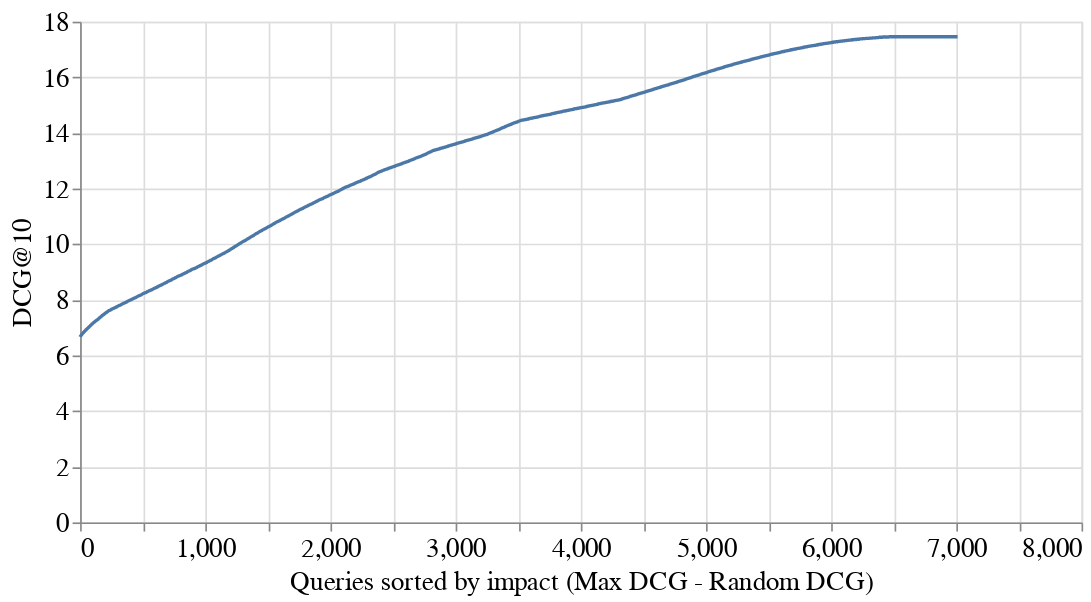

Here is the notebook cell this chart was saved with:
### Code cell
# Create a selection that chooses the nearest point & selects based on x-value
nearest = alt.selection_point(nearest=True, on="pointerover",
                              fields=["x"], empty=False)

# The basic line
line = alt.Chart(source.round(2)).mark_line(interpolate="basis").encode(
    x=alt.X("x:Q", title="Queries sorted by impact (Max DCG - Random DCG)"),
    y=alt.Y("y:Q", title="DCG@10")
)

selectors = alt.Chart(source).mark_point().encode(
    x="x:Q",
    opacity=alt.value(0),
).add_params(
    nearest
)

# Draw points on the line, and highlight based on selection
points = line.mark_point().encode(
    opacity=alt.condition(nearest, alt.value(1), alt.value(0))
)

# Draw text labels near the points, and highlight based on selection
text = line.mark_text(align="left", dx=5, dy=-5).encode(
    text=alt.condition(nearest, "y:Q", alt.value(" "))
)

# Draw a rule at the location of the selection
rules = alt.Chart(source).mark_rule(color="gray").encode(
    x="x:Q",
).transform_filter(
    nearest
)

# Put the five layers into a chart and bind the data
alt.layer(
    line, selectors, points, rules, text
).properties(
    width=600, height=300
)

### Figure 1 — Vega specification as saved in the notebook (floating-point values rounded to 4 significant figures; data arrays with more than 128 entries replaced by an {"elided": "..."} marker saying what was removed)
{"$schema": "https://vega.github.io/schema/vega/v5.json", "data": [{"name": "_server_source_3", "values": {"elided": "7011 records"}}, {"name": "param_24_store"}, {"name": "source_0", "values": {"elided": "7011 records"}}, {"name": "source_1", "values": {"elided": "7011 records"}}, {"name": "source_2", "values": {"elided": "7011 records"}}, {"name": "source_3", "source": "_server_source_3", "transform": [{"type": "filter", "expr": "length(data(\"param_24_store\")) && vlSelectionTest(\"param_24_store\", datum)"}, {"type": "filter", "expr": "isValid(datum[\"x\"]) && isFinite(+datum[\"x\"])"}, {"type": "project", "fields": ["x"]}]}, {"name": "source_4", "values": {"elided": "7011 records"}}], "signals": [{"name": "unit", "value": {}, "on": [{"events": "pointermove", "update": "isTuple(group()) ? group() : unit"}]}, {"name": "param_24", "update": "vlSelectionResolve(\"param_24_store\", \"union\", true, true)"}, {"name": "param_24_tuple", "on": [{"events": [{"source": "scope", "markname": "view_18_voronoi", "type": "pointerover"}], "update": "datum && item().mark.marktype !== 'group' && indexof(item().mark.role, 'legend') < 0 ? {unit: \"view_18\", fields: param_24_tuple_fields, values: [(item().isVoronoi ? datum.datum : datum)[\"x\"]]} : null", "force": true}, {"events": [{"source": "view", "type": "dblclick"}], "update": "null"}]}, {"name": "param_24_tuple_fields", "value": [{"type": "E", "field": "x"}]}, {"name": "param_24_toggle", "value": false, "on": [{"events": [{"source": "scope", "markname": "view_18_voronoi", "type": "pointerover"}], "update": "event.shiftKey"}, {"events": [{"source": "view", "type": "dblclick"}], "update": "false"}]}, {"name": "param_24_modify", "on": [{"events": {"signal": "param_24_tuple"}, "update": "modify(\"param_24_store\", param_24_toggle ? null : param_24_tuple, param_24_toggle ? null : true, param_24_toggle ? param_24_tuple : null)"}]}], "marks": [{"type": "line", "name": "layer_0_marks", "from": {"data": "source_0"}, "sort": {"field": "datum[\"x\"]"}, "encode": {"update": {"x": {"field": "x", "scale": "x"}, "y": {"field": "y", "scale": "y"}, "stroke": {"value": "#4c78a8"}, "interpolate": {"value": "basis"}, "defined": {"signal": "isValid(datum[\"x\"]) && isFinite(+datum[\"x\"]) && isValid(datum[\"y\"]) && isFinite(+datum[\"y\"])"}}}, "style": ["line"], "interactive": false}, {"type": "symbol", "name": "view_18_marks", "from": {"data": "source_1"}, "encode": {"update": {"opacity": {"value": 0}, "fill": {"value": "transparent"}, "stroke": {"value": "#4c78a8"}, "x": {"field": "x", "scale": "x"}, "y": {"signal": "height", "mult": 0.5}}}, "interactive": true, "style": ["point"]}, {"type": "path", "name": "view_18_voronoi", "from": {"data": "view_18_marks"}, "encode": {"update": {"stroke": {"value": "transparent"}, "isVoronoi": {"value": true}, "fill": {"value": "transparent"}, "strokeWidth": {"value": 0.35}}}, "transform": [{"type": "voronoi", "x": {"expr": "datum.datum.x || 0"}, "y": {"expr": "datum.datum.y || 0"}, "size": [{"signal": "width"}, {"signal": "height"}]}], "interactive": true}, {"type": "symbol", "name": "layer_2_marks", "from": {"data": "source_2"}, "encode": {"update": {"x": {"field": "x", "scale": "x"}, "stroke": {"value": "#4c78a8"}, "opacity": [{"value": 1, "test": "length(data(\"param_24_store\")) && vlSelectionTest(\"param_24_store\", datum)"}, {"value": 0}], "fill": {"value": "transparent"}, "y": {"field": "y", "scale": "y"}}}, "style": ["point"], "interactive": false}, {"type": "rule", "name": "layer_3_marks", "from": {"data": "source_3"}, "encode": {"update": {"x": {"field": "x", "scale": "x"}, "y": {"value": 0}, "stroke": {"value": "gray"}, "y2": {"field": {"signal": null, "datum": null, "group": "height", "parent": null}}}}, "interactive": false, "style": ["rule"]}, {"type": "text", "name": "layer_4_marks", "from": {"data": "source_4"}, "encode": {"update": {"text": [{"signal": "format(datum[\"y\"], \"\")", "test": "length(data(\"param_24_store\")) && vlSelectionTest(\"param_24_store\", datum)"}, {"value": " "}], "dx": {"value": 5}, "align": {"value": "left"}, "y": {"field": "y", "scale": "y"}, "fontSize": {"value": 14}, "baseline": {"value": "middle"}, "x": {"field": "x", "scale": "x"}, "fill": {"value": "black"}, "dy": {"value": -5}}}, "style": ["text"], "interactive": false}], "scales": [{"name": "x", "type": "linear", "domain": {"fields": [{"data": "source_0", "field": "x"}, {"data": "source_1", "field": "x"}, {"data": "source_2", "field": "x"}, {"data": "source_3", "field": "x"}, {"data": "source_4", "field": "x"}]}, "range": [0, {"signal": "width"}], "zero": false, "nice": true}, {"name": "y", "type": "linear", "domain": {"fields": [{"data": "source_0", "field": "y"}, {"data": "source_2", "field": "y"}, {"data": "source_4", "field": "y"}]}, "range": [{"signal": "height"}, 0], "zero": true, "nice": true}], "axes": [{"scale": "x", "tickCount": {"signal": "ceil(width/40)"}, "gridScale": "y", "aria": false, "grid": true, "orient": "bottom", "labels": false, "domain": false, "minExtent": 0, "maxExtent": 0, "ticks": false, "zindex": 0}, {"scale": "y", "tickCount": {"signal": "ceil(height/40)"}, "maxExtent": 0, "grid": true, "gridScale": "x", "minExtent": 0, "ticks": false, "zindex": 0, "domain": false, "labels": false, "orient": "left", "aria": false}, {"scale": "x", "tickCount": {"signal": "ceil(width/40)"}, "labelFlush": true, "labelOverlap": true, "orient": "bottom", "zindex": 0, "title": "Queries sorted by impact (Max DCG - Random DCG)", "grid": false}, {"scale": "y", "zindex": 0, "title": "DCG@10", "labelOverlap": true, "tickCount": {"signal": "ceil(height/40)"}, "grid": false, "orient": "left"}], "background": "white", "padding": 5, "height": 300, "style": "cell", "config": {"axis": {"titleFont": "serif", "titleFontWeight": "normal", "titleFontSize": 16, "labelFont": "serif", "labelFontWeight": "normal", "labelFontSize": 16}, "headerColumn": {"titleFont": "serif", "titleFontWeight": "normal", "titleFontSize": 16, "labelFont": "serif", "labelFontWeight": "normal", "labelFontSize": 16}, "legend": {"labelFont": "serif", "titleFont": "serif", "titleFontSize": 16, "labelFontSize": 16}, "style": {"text": {"font": "serif", "fontSize": 14}, "group-title": {"font": "serif", "fontWeight": "normal", "fontSize": 16, "dx": 5}, "group-subtitle": {"dx": 5}}}, "width": 600}
